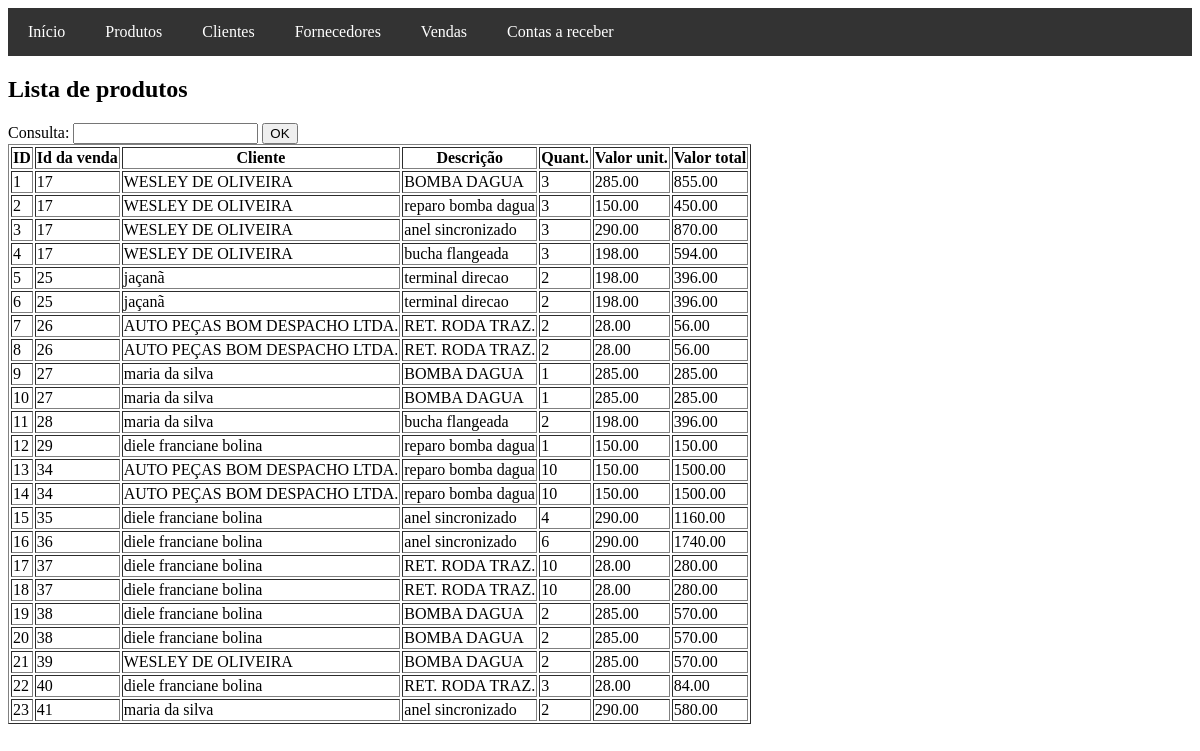
/vendas/vendas-produtos.php, run on an earlier commit of the app's database.
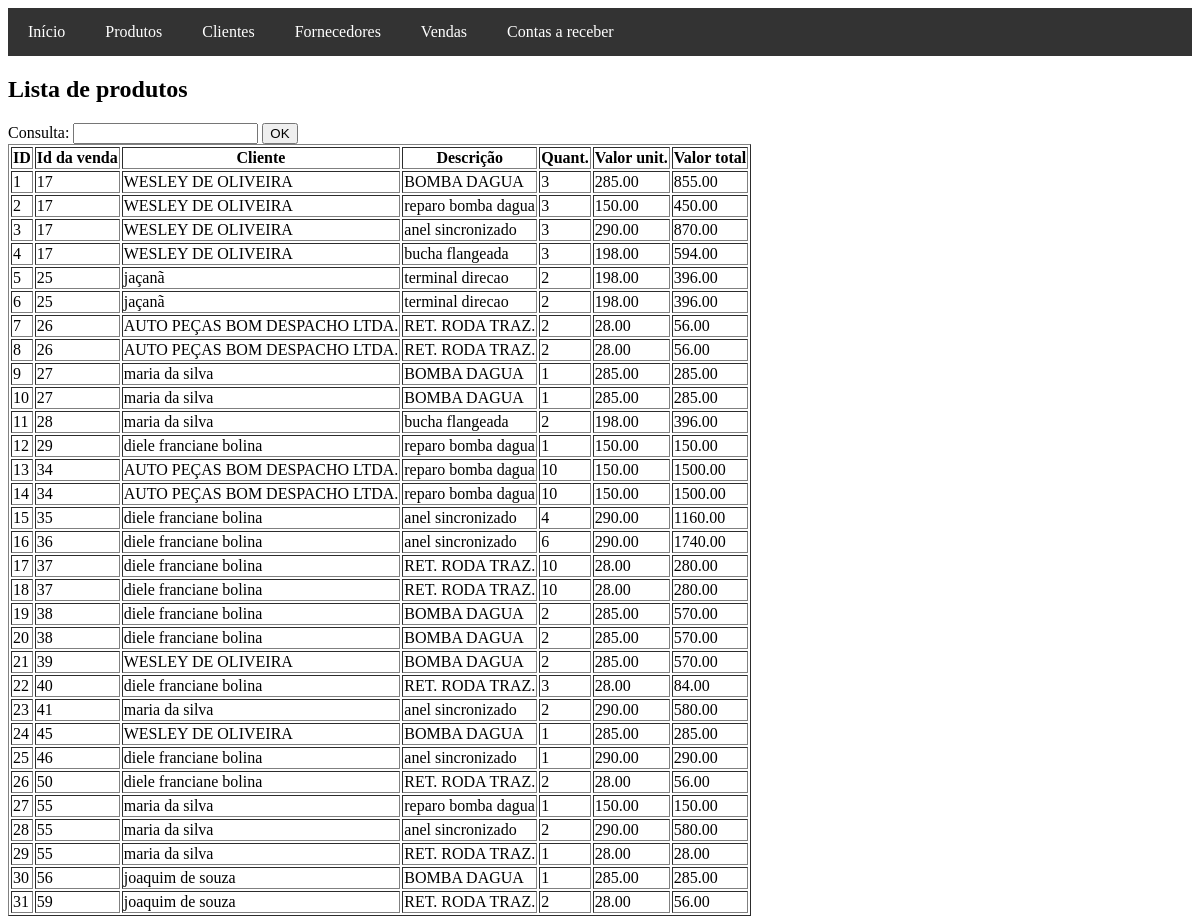
And on a later commit of the database.
### tables this page shows
CREATE TABLE `vendaprodutos` (
  `id` int(11) NOT NULL,
  `venda_id` int(11) NOT NULL,
  `cliente_id` int(11) NOT NULL,
  `produto_id` int(11) NOT NULL,
  `quant_venda` int(11) NOT NULL,
  `valor_unit` decimal(10,2) NOT NULL,
  `valor_total` decimal(10,2) NOT NULL
);

CREATE TABLE `clientes` (
  `id` int(11) NOT NULL,
  `tipo` text NOT NULL,
  `nome` varchar(100) NOT NULL,
  `logradouro` varchar(100) DEFAULT NULL,
  `numero` varchar(10) DEFAULT NULL,
  `complemento` varchar(50) DEFAULT NULL,
  `bairro` varchar(50) DEFAULT NULL,
  `cidade` varchar(50) DEFAULT NULL,
  `uf` char(2) DEFAULT NULL,
  `cep` varchar(9) DEFAULT NULL,
  `rg` varchar(20) DEFAULT NULL,
  `cpf` varchar(14) DEFAULT NULL,
  `cnpj` text NOT NULL,
  `insc` text NOT NULL,
  `celular` varchar(20) DEFAULT NULL,
  `instagram` varchar(50) DEFAULT NULL,
  `obs` text,
  `limite` decimal(10,2) DEFAULT '0.00',
  `bloqueado` text
);

CREATE TABLE `produtos` (
  `id` int(11) NOT NULL,
  `referencia` varchar(50) NOT NULL,
  `descricao` text,
  `unid` varchar(10) NOT NULL,
  `custo` decimal(10,2) NOT NULL,
  `margem` decimal(5,2) NOT NULL,
  `venda` decimal(10,2) NOT NULL,
  `estoque` int(11) NOT NULL DEFAULT '0',
  `obs` varchar(255) DEFAULT NULL,
  `imagem` varchar(255) DEFAULT NULL,
  `criado_em` timestamp NOT NULL DEFAULT CURRENT_TIMESTAMP
);

### vendas/vendas-produtos.php (the view, shortened to what this page needs)
<!DOCTYPE html>
<html lang="pt-br">
<head>
</head>
<body>
    <?php
        include_once '../includes/header.php';
        include_once '../config/conexao.php';
    ?>
    <h2>Lista de produtos</h2>
    <form action="" method="post">
        <label for="consulta">Consulta:</label>
        <input type="text" name="consulta" id="consulta">
        <input type="submit" value="OK">
    </form>
    <?php
      $consulta = isset($_POST["consulta"]) ? $_POST["consulta"] : "";
      if ($consulta == ""){
                $exibe = "SELECT
                            vendaprodutos.id AS id_vendaproduto,
                            vendaprodutos.venda_id,
                            clientes.nome AS nome_cliente,
                            produtos.descricao AS descricao_produto,
                            vendaprodutos.quant_venda,
                            vendaprodutos.valor_unit,
                            vendaprodutos.valor_total
                        FROM vendaprodutos
                        INNER JOIN produtos ON vendaprodutos.produto_id = produtos.id
                        INNER JOIN clientes ON vendaprodutos.cliente_id = clientes.id
                        ORDER BY vendaprodutos.id ASC";
            }
        $sql = mysqli_query($conexao, $exibe);
      echo "<table border='1'>";
        echo "<tr>
                <th>ID</th>
                <th>Id da venda</th>
                <th>Cliente</th>
                <th>Descrição</th>
                <th>Quant.</th>
                <th>Valor unit.</th>
                <th>Valor total</th>
            </tr>";
        while ($row = mysqli_fetch_assoc($sql)) {
            echo "<tr>";
            echo "<td>{$row['id_vendaproduto']}</td>";
            echo "<td>{$row['venda_id']}</td>";
            echo "<td>{$row['nome_cliente']}</td>";
            echo "<td>{$row['descricao_produto']}</td>";
            echo "<td>{$row['quant_venda']}</td>";
            echo "<td>{$row['valor_unit']}</td>";
            echo "<td>{$row['valor_total']}</td>";
            echo "</tr>";
        }
      echo "</table>";
   ?>
</body>
</html>

What changed in the data, as far as the page shows it:
added vendaprodutos: id "24", venda "45", cliente.nome "WESLEY DE OLIVEIRA", produto.descricao "BOMBA DAGUA", quant_venda "1", valor_unit "285.00", valor_total "285.00"
added vendaprodutos: id "25", venda "46", cliente.nome "diele franciane bolina", produto.descricao "anel sincronizado", quant_venda "1", valor_unit "290.00", valor_total "290.00"
added vendaprodutos: id "26", venda "50", cliente.nome "diele franciane bolina", produto.descricao "RET. RODA TRAZ.", quant_venda "2", valor_unit "28.00", valor_total "56.00"
added vendaprodutos: id "27", venda "55", cliente.nome "maria da silva", produto.descricao "reparo bomba dagua", quant_venda "1", valor_unit "150.00", valor_total "150.00"
added vendaprodutos: id "28", venda "55", cliente.nome "maria da silva", produto.descricao "anel sincronizado", quant_venda "2", valor_unit "290.00", valor_total "580.00"
added vendaprodutos: id "29", venda "55", cliente.nome "maria da silva", produto.descricao "RET. RODA TRAZ.", quant_venda "1", valor_unit "28.00", valor_total "28.00"
added vendaprodutos: id "30", venda "56", cliente.nome "joaquim de souza", produto.descricao "BOMBA DAGUA", quant_venda "1", valor_unit "285.00", valor_total "285.00"
added vendaprodutos: id "31", venda "59", cliente.nome "joaquim de souza", produto.descricao "RET. RODA TRAZ.", quant_venda "2", valor_unit "28.00", valor_total "56.00"
